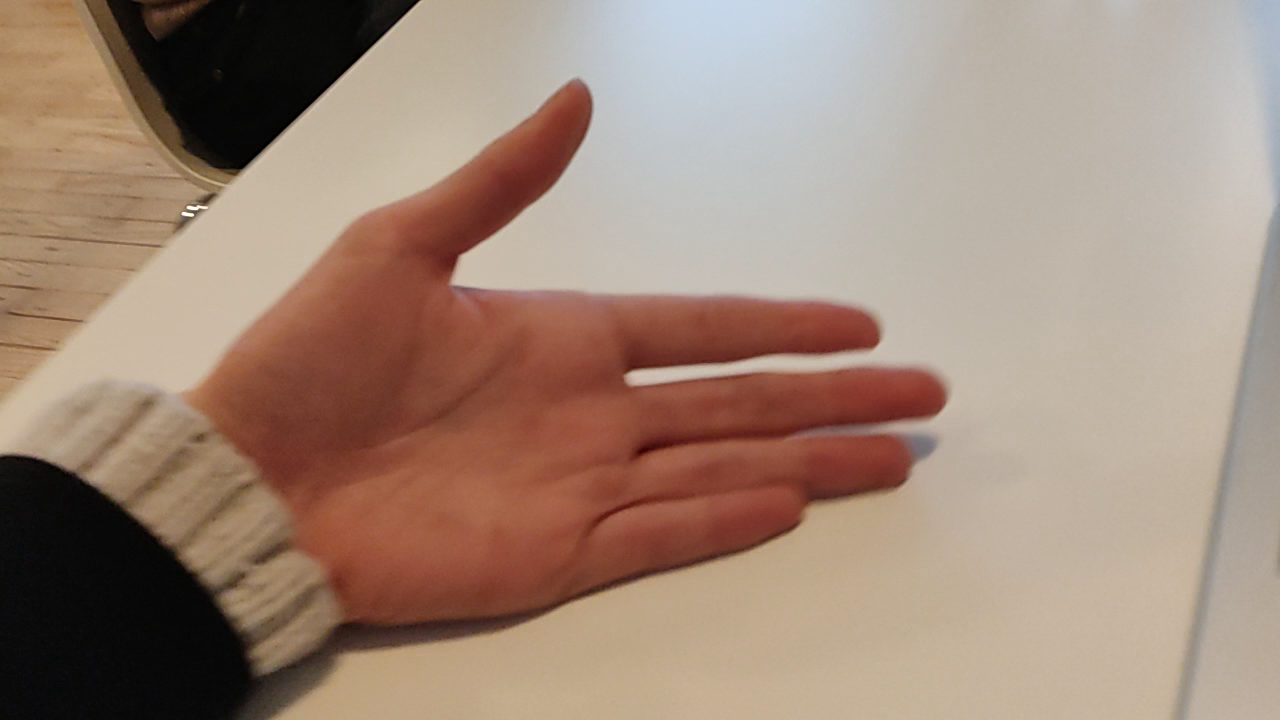
#> input picture Project 1/hand/videoframe-0030.png, 1280 x 720 px; its folder holds 4 pictures in this run
$ python flow2.py
#> lines starting #> are read from the running program, lines starting #| are printed output that depends on the picture
# Please run flow1.py then run flow2.py

import glob
import skimage
import matplotlib.pyplot as plt
import numpy as np

step_size = 5

# path = input("Enter the path of the folder containing the images. This will be given to the \"glob\" function.")
path = r"."
pngs = glob.glob(path + "/*.png")

# make image list
ims_with_color = []
ims = []
print("Reading images...")
for status, i in enumerate(pngs):
    # read in image in grayscale
    ims_with_color.append(plt.imread(i))
    # read in image in grayscale
    ims.append(skimage.color.rgb2gray(plt.imread(i)))
    print(f"Progress: {(status+1)/len(pngs)*100:.2f}%", end="\r")

# make image array
V = np.dstack(ims)
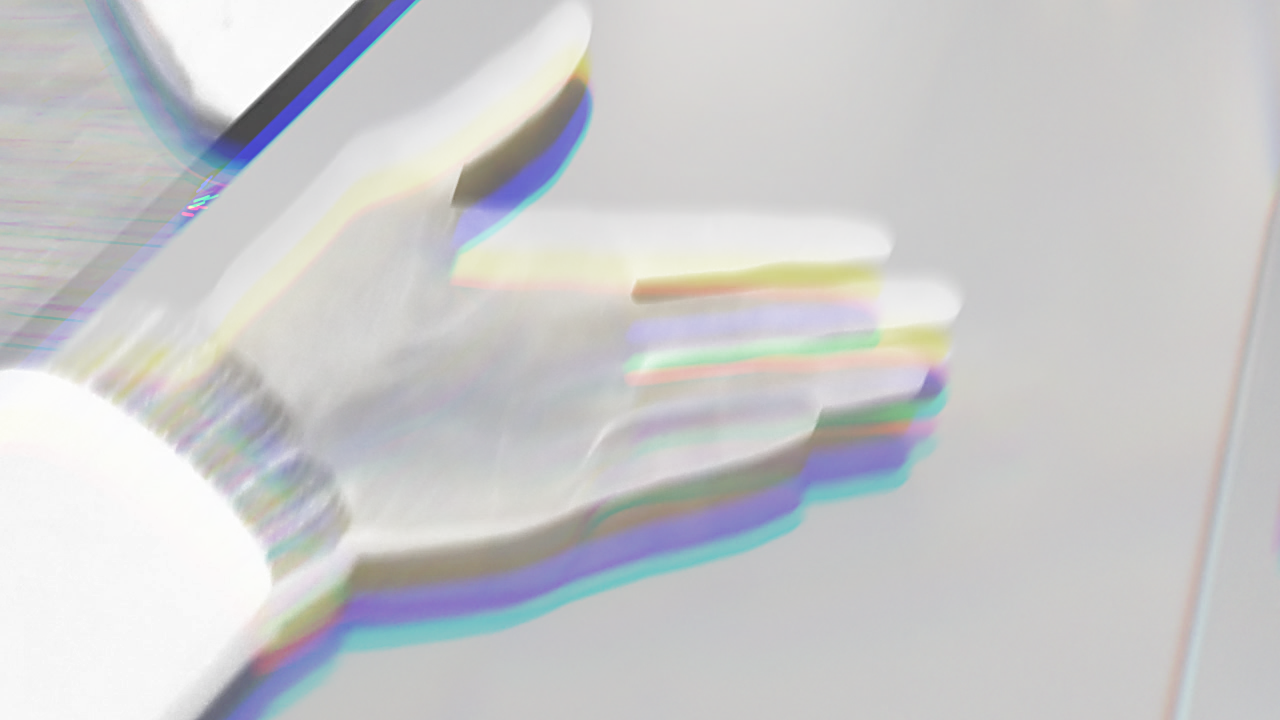
#> V: shape (720, 1280, 4) float32; mean R, G, B, A 0.549, 0.546, 0.541, 0.531; transparent parts drawn white
print(f"Reading images done! {len(ims)} images read.")

print("Filtering out noises...")
# plot with filtering out noises
#> (the run stopped early here; a loop or call above may not have finished)
